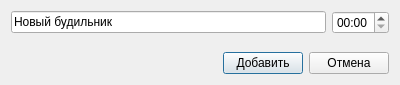
<?xml version="1.0" encoding="UTF-8"?>
<ui version="4.0">
 <class>Dialog</class>
 <widget class="QDialog" name="Dialog">
  <property name="geometry">
   <rect>
    <x>0</x>
    <y>0</y>
    <width>400</width>
    <height>85</height>
   </rect>
  </property>
  <property name="windowTitle">
   <string>Добавление Будильника</string>
  </property>
  <layout class="QVBoxLayout" name="verticalLayout">
   <item>
    <layout class="QHBoxLayout" name="horizontalLayout">
     <item>
      <widget class="QLineEdit" name="nameLineEdit">
       <property name="text">
        <string>Новый будильник</string>
       </property>
      </widget>
     </item>
     <item>
      <widget class="QDateTimeEdit" name="timeEdit">
       <property name="displayFormat">
        <string>HH:mm</string>
       </property>
      </widget>
     </item>
    </layout>
   </item>
   <item>
    <spacer name="verticalSpacer">
     <property name="orientation">
      <enum>Qt::Vertical</enum>
     </property>
     <property name="sizeHint" stdset="0">
      <size>
       <width>20</width>
       <height>40</height>
      </size>
     </property>
    </spacer>
   </item>
   <item>
    <layout class="QHBoxLayout" name="horizontalLayout_2">
     <item>
      <spacer name="horizontalSpacer">
       <property name="orientation">
        <enum>Qt::Horizontal</enum>
       </property>
       <property name="sizeHint" stdset="0">
        <size>
         <width>40</width>
         <height>20</height>
        </size>
       </property>
      </spacer>
     </item>
     <item>
      <widget class="QPushButton" name="addButton">
       <property name="text">
        <string>Добавить</string>
       </property>
      </widget>
     </item>
     <item>
      <widget class="QPushButton" name="cancelButton">
       <property name="text">
        <string>Отмена</string>
       </property>
      </widget>
     </item>
    </layout>
   </item>
  </layout>
 </widget>
 <resources/>
 <connections>
  <connection>
   <sender>cancelButton</sender>
   <signal>clicked()</signal>
   <receiver>Dialog</receiver>
   <slot>reject()</slot>
   <hints>
    <hint type="sourcelabel">
     <x>352</x>
     <y>63</y>
    </hint>
    <hint type="destinationlabel">
     <x>199</x>
     <y>42</y>
    </hint>
   </hints>
  </connection>
  <connection>
   <sender>addButton</sender>
   <signal>clicked()</signal>
   <receiver>Dialog</receiver>
   <slot>accept()</slot>
   <hints>
    <hint type="sourcelabel">
     <x>271</x>
     <y>63</y>
    </hint>
    <hint type="destinationlabel">
     <x>199</x>
     <y>42</y>
    </hint>
   </hints>
  </connection>
 </connections>
</ui>
